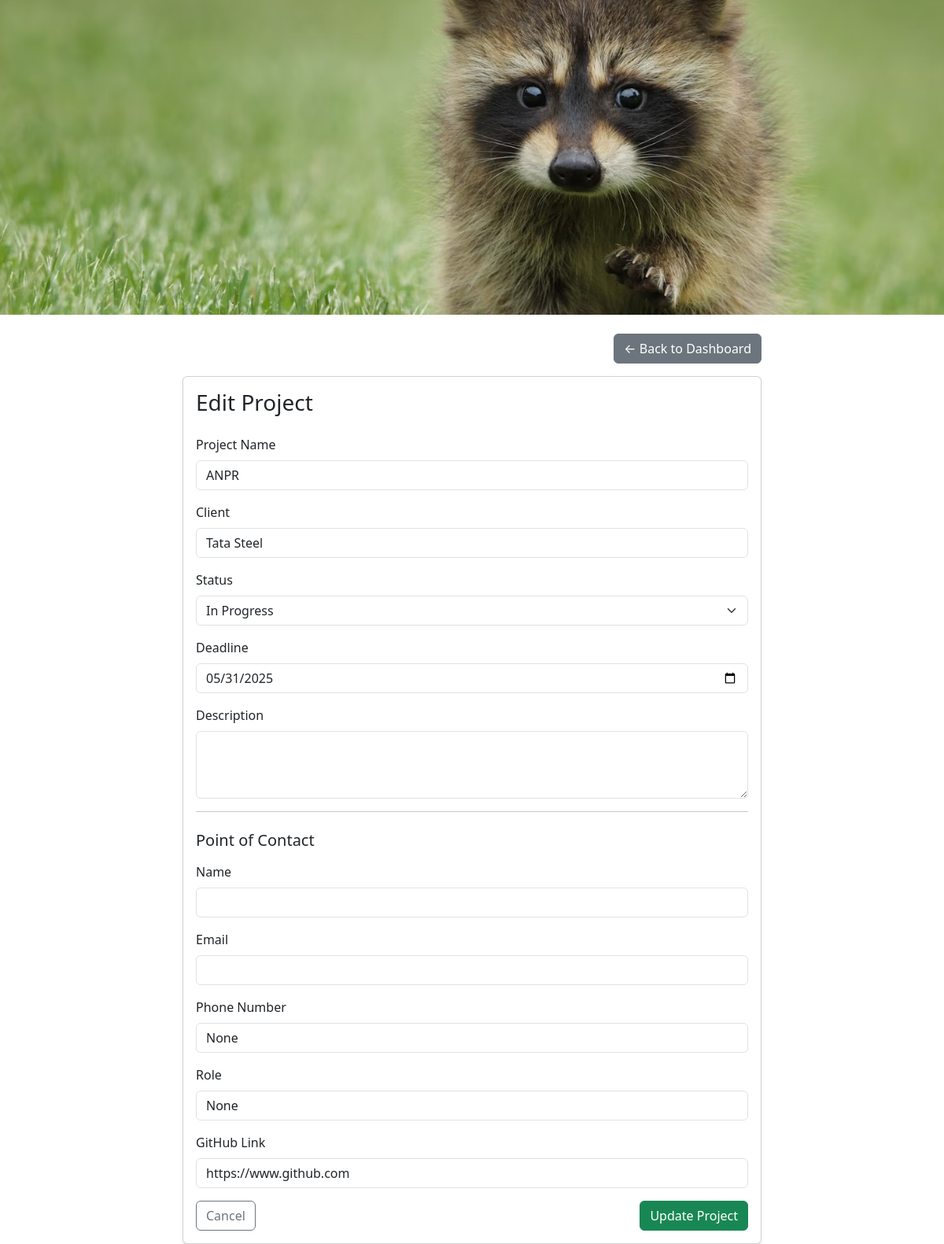
The app's page /edit_project/1 (signed in) with its own data.
### models.py (models this page shows)
class User(db.Model, UserMixin):
    id = db.Column(db.Integer, primary_key=True)
    email = db.Column(db.String(150), unique=True, nullable=False)
    password = db.Column(db.String(256), nullable=False)
    name = db.Column(db.String(256), nullable=False)
    banner_image = db.Column(db.String(100), nullable=True)  # store image filename or URL

class Project(db.Model):
    id = db.Column(db.Integer, primary_key=True)
    name = db.Column(db.String(150), nullable=False)
    client = db.Column(db.String(100))
    status = db.Column(db.String(50), default='Not Started')
    deadline = db.Column(db.Date)
    description = db.Column(db.Text)
    poc_name = db.Column(db.String(100))
    poc_email = db.Column(db.String(100))
    poc_number = db.Column(db.String(100))
    poc_role = db.Column(db.String(100))
    github_link = db.Column(db.String(255))
    created_at = db.Column(db.DateTime, default=datetime.utcnow)
    user_id = db.Column(db.Integer, db.ForeignKey('user.id'), nullable=False)

### app.py (the view, shortened to what this page needs)
@app.route('/edit_project/<int:project_id>', methods=['GET', 'POST'])
@login_required
def edit_project(project_id):
    project = Project.query.get_or_404(project_id)
    if project.user_id != current_user.id:
        flash('Unauthorized access.')
        return redirect(url_for('dashboard'))
    return render_template('edit_project.html', project=project)

### app.py (called while the page is built)
@login_manager.user_loader
def load_user(user_id):
	return User.query.get(int(user_id))

### templates/edit_project.html
{% extends "layout.html" %}
{% block content %}
<div class="row justify-content-center">
  <div class="col-md-8">
    <div class="d-flex justify-content-end mb-3">
  <a href="{{ url_for('dashboard') }}" class="btn btn-secondary">← Back to Dashboard</a>
</div>
    <div class="card shadow-sm">
      <div class="card-body">
        <h3 class="card-title mb-4">Edit Project</h3>
        <form method="POST">
          <div class="mb-3">
            <label class="form-label">Project Name</label>
            <input name="name" class="form-control" value="{{ project.name }}" required>
          </div>
          <div class="mb-3">
            <label class="form-label">Client</label>
            <input name="client" class="form-control" value="{{ project.client }}">
          </div>
          <div class="mb-3">
            <label class="form-label">Status</label>
            <select name="status" class="form-select">
              {% for option in ['Not Started', 'In Progress', 'Completed'] %}
              <option value="{{ option }}" {% if project.status == option %}selected{% endif %}>{{ option }}</option>
              {% endfor %}
            </select>
          </div>
          <div class="mb-3">
            <label class="form-label">Deadline</label>
            <input name="deadline" type="date" class="form-control"
                   value="{{ project.deadline.strftime('%Y-%m-%d') if project.deadline else '' }}">
          </div>
          <div class="mb-3">
            <label class="form-label">Description</label>
            <textarea name="description" class="form-control" rows="3">{{ project.description }}</textarea>
          </div>
          <hr>
          <h5 class="mt-4 mb-3">Point of Contact</h5>
          <div class="mb-3">
            <label class="form-label">Name</label>
            <input name="poc_name" value="{{ project.poc_name }}" class="form-control">
          </div>
          <div class="mb-3">
            <label class="form-label">Email</label>
            <input name="poc_email" value="{{ project.poc_email }}" type="email" class="form-control">
          </div>
          <div class="mb-3">
            <label class="form-label">Phone Number</label>
            <input name="poc_number" value="{{ project.poc_number }}" type="tel" class="form-control">
          </div>
          <div class="mb-3">
            <label class="form-label">Role</label>
            <input name="poc_role" value="{{ project.poc_role }}" class="form-control">
          </div>
          <div class="mb-3">
            <label class="form-label">GitHub Link</label>
            <input name="github_link" value="{{ project.github_link }}" type="url" class="form-control">
          </div>
          <div class="d-flex justify-content-between">
            <a href="{{ url_for('dashboard') }}" class="btn btn-outline-secondary">Cancel</a>
            <button type="submit" class="btn btn-success">Update Project</button>
          </div>
        </form>
      </div>
    </div>
  </div>
</div>
{% endblock %}

### templates/layout.html (shortened to what this page needs)
<!doctype html>
<html lang="en">
<head>
  <link rel="stylesheet" href="https://cdn.jsdelivr.net/npm/bootstrap@5.3.0/dist/css/bootstrap.min.css">
</head>
<body>
  {% if current_user.is_authenticated and current_user.banner_image %}
    <div style="height: 400px; overflow: hidden;">
      <img src="{{ url_for('static', filename='banners/' ~ current_user.banner_image) }}"
           class="w-100" style="object-fit: cover; height: 400px;" alt="Banner">
    </div>
  {% endif %}
  <div class="container mt-4">
    {% block content %}{% endblock %}
  </div>
</body>
</html>

### records on screen
User: banner_image (picture)
Project: name "ANPR", client "Tata Steel", status "In Progress", deadline "05/31/2025", poc_number "None", poc_role "None", github_link "https://www.github.com"
